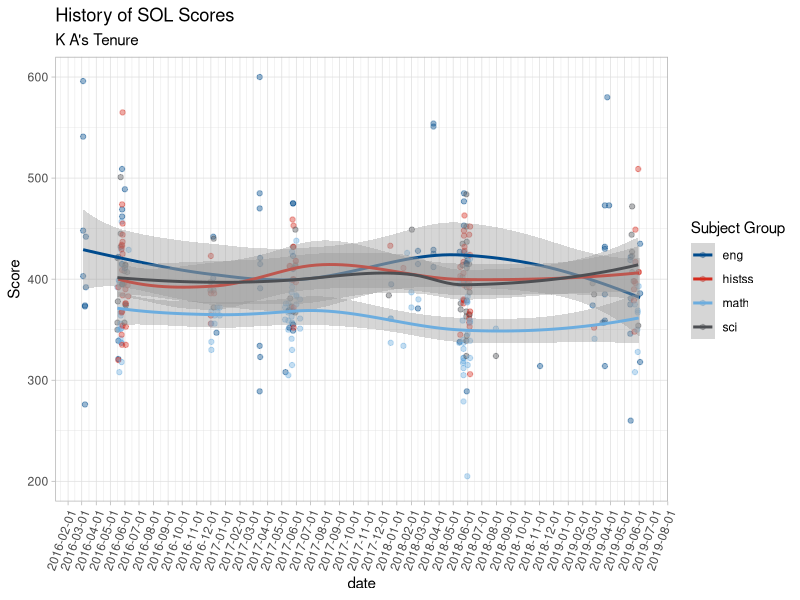
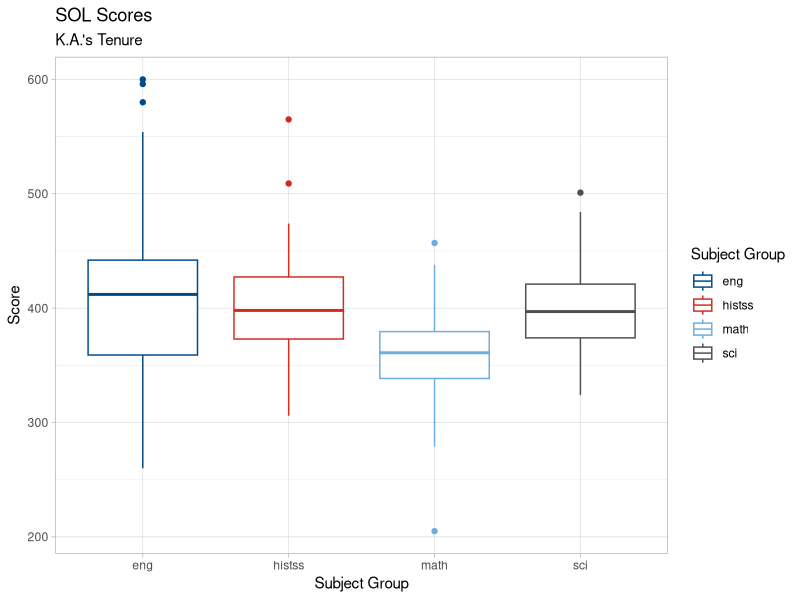
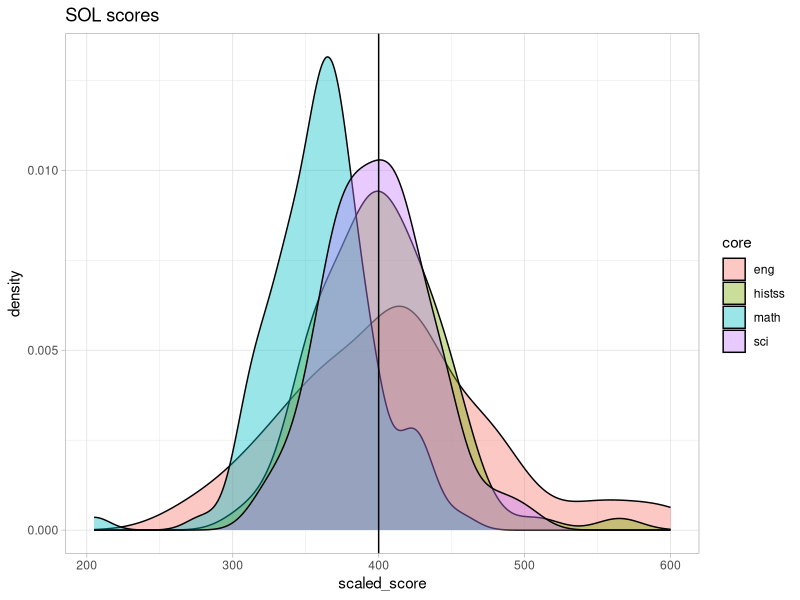
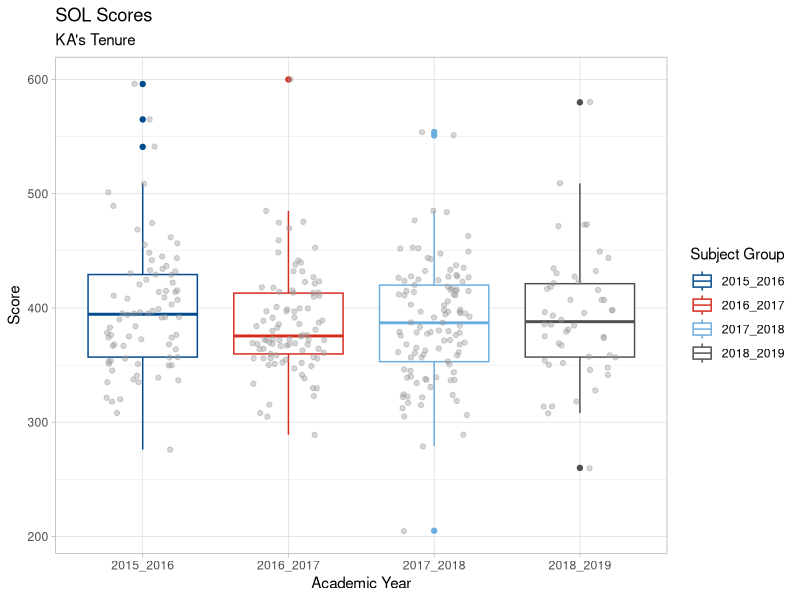
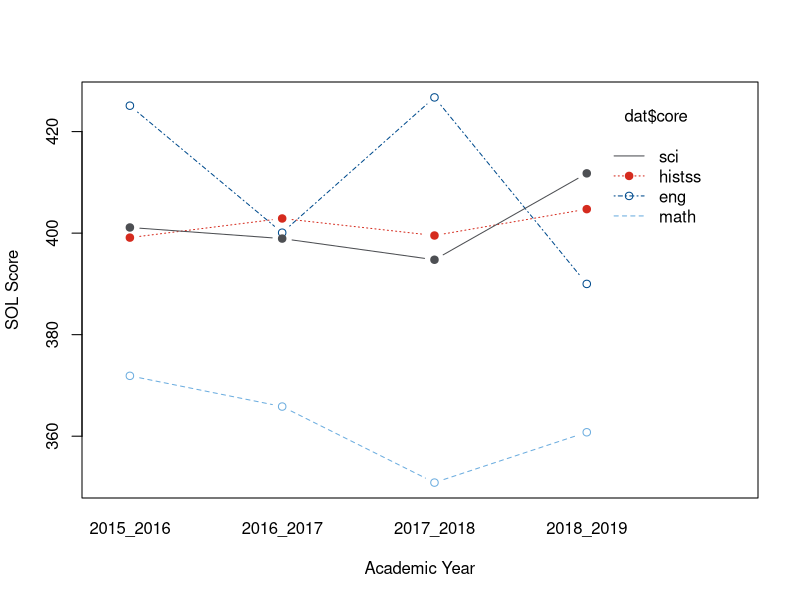

The R source for these figures, in order:
library(tidyverse)
library(readxl)
library(dplyr)
library(tibble)
library(ggplot2)
library(lubridate)
library(reshape2)
library(forcats)

inova<-c("#004b8d", "#d52b1e", "#6caddf", "#4d4f53", "#a5a5a9")
pal_inova <- function(palette = c("inova"), alpha = 1) {
    palette <- match.arg(palette)
    if (alpha > 1L | alpha <= 0L) stop("alpha must be in (0, 1]")
        raw_cols <- inova
        raw_cols_rgb <- col2rgb(raw_cols)
        alpha_cols <- rgb(
            raw_cols_rgb[1L, ], raw_cols_rgb[2L, ], raw_cols_rgb[3L, ],
            alpha = alpha * 255L, names = names(raw_cols),
            maxColorValue = 255L
        )
        scales::manual_pal(unname(alpha_cols))
        }
#' Scale Colors as inova healthsystems
#'
#' @export scale_color_inova
scale_color_inova <- function(palette = c("inova"), alpha = 1, ...) {
    palette <- match.arg(palette)
    ggplot2::discrete_scale("colour", "inova", pal_inova(palette, alpha), ...)
}
scale_colour_inova<-scale_color_inova



dat<-tribble(
~admin,~test,~core,~scaled_score,~date,
"2015_2016", "EOC Writing ", "eng", 403, "3/4/2016", 
"2015_2016", "EOC Writing ", "eng", 596, "3/4/2016", 
"2015_2016", "EOC Writing ", "eng", 541, "3/4/2016", 
"2015_2016", "EOC Writing ", "eng", 448, "3/4/2016", 
"2015_2016", "Gr 8 Writing", "eng", 373, "3/8/2016", 
"2015_2016", "Gr 8 Writing", "eng", 276, "3/8/2016", 
"2015_2016", "Gr 8 Writing", "eng", 374, "3/8/2016", 
"2015_2016", "EOC Writing ", "eng", 392, "3/10/2016", 
"2015_2016", "EOC Writing ", "eng", 442, "3/10/2016", 
"2015_2016", "Algebra I ", "math", 392, "5/16/2016", 
"2015_2016", "Gr 8 Science", "sci", 421, "5/16/2016", 
"2015_2016", "Gr 8 Science", "sci", 350, "5/16/2016", 
"2015_2016", "Gr 8 Science", "sci", 357, "5/16/2016", 
"2015_2016", "Biology ", "sci", 378, "5/17/2016", 
"2015_2016", "Gr 8 Reading ", "eng", 422, "5/18/2016", 
"2015_2016", "Gr 8 Reading ", "eng", 339, "5/18/2016", 
"2015_2016", "Gr 8 Reading ", "eng", 321, "5/18/2016", 
"2015_2016", "W Hist I ", "histss", 392, "5/18/2016", 
"2015_2016", "W Hist II ", "histss", 320, "5/18/2016", 
"2015_2016", "Algebra I ", "math", 399, "5/19/2016", 
"2015_2016", "Algebra I ", "math", 350, "5/19/2016", 
"2015_2016", "Gr 8 Math  CAT", "math", 397, "5/20/2016", 
"2015_2016", "Gr 8 Math  CAT", "math", 308, "5/20/2016", 
"2015_2016", "Algebra I ", "math", 364, "5/23/2016", 
"2015_2016", "Algebra I ", "math", 367, "5/23/2016", 
"2015_2016", "Algebra I ", "math", 351, "5/23/2016", 
"2015_2016", "Chemistry ", "sci", 501, "5/23/2016", 
"2015_2016", "Chemistry ", "sci", 445, "5/23/2016", 
"2015_2016", "Chemistry ", "sci", 432, "5/23/2016", 
"2015_2016", "PE Algebra I ", "math", 341, "5/23/2016", 
"2015_2016", "PE Algebra I ", "math", 356, "5/23/2016", 
"2015_2016", "Geometry ", "math", 351, "5/24/2016", 
"2015_2016", "Geometry ", "math", 368, "5/24/2016", 
"2015_2016", "Geometry ", "math", 337, "5/24/2016", 
"2015_2016", "Geometry ", "math", 429, "5/24/2016", 
"2015_2016", "Algebra II ", "math", 337, "5/25/2016", 
"2015_2016", "Algebra II ", "math", 318, "5/25/2016", 
"2015_2016", "Algebra II ", "math", 457, "5/25/2016", 
"2015_2016", "Algebra II ", "math", 415, "5/25/2016", 
"2015_2016", "W Hist I ", "histss", 430, "5/25/2016", 
"2015_2016", "W Hist I ", "histss", 434, "5/25/2016", 
"2015_2016", "W Hist I ", "histss", 367, "5/25/2016", 
"2015_2016", "W Hist I ", "histss", 345, "5/25/2016", 
"2015_2016", "EOC Reading ", "eng", 395, "5/26/2016", 
"2015_2016", "EOC Reading ", "eng", 415, "5/26/2016", 
"2015_2016", "EOC Reading ", "eng", 509, "5/26/2016", 
"2015_2016", "EOC Reading ", "eng", 469, "5/26/2016", 
"2015_2016", "EOC Reading ", "eng", 462, "5/26/2016", 
"2015_2016", "W Hist II ", "histss", 433, "5/26/2016", 
"2015_2016", "W Hist II ", "histss", 368, "5/26/2016", 
"2015_2016", "W Hist II ", "histss", 409, "5/26/2016", 
"2015_2016", "W Hist II ", "histss", 335, "5/26/2016", 
"2015_2016", "W Hist II ", "histss", 474, "5/26/2016", 
"2015_2016", "Biology ", "sci", 395, "5/27/2016", 
"2015_2016", "Biology ", "sci", 395, "5/27/2016", 
"2015_2016", "VA&US Hist ", "histss", 354, "5/27/2016", 
"2015_2016", "VA&US Hist ", "histss", 384, "5/27/2016", 
"2015_2016", "VA&US Hist ", "histss", 565, "5/27/2016", 
"2015_2016", "VA&US Hist ", "histss", 437, "5/27/2016", 
"2015_2016", "VA&US Hist ", "histss", 425, "5/27/2016", 
"2015_2016", "VA&US Hist ", "histss", 444, "5/27/2016", 
"2015_2016", "VA&US Hist ", "histss", 455, "5/27/2016", 
"2015_2016", "Earth Sci ", "sci", 408, "5/31/2016", 
"2015_2016", "Earth Sci ", "sci", 396, "5/31/2016", 
"2015_2016", "Earth Sci ", "sci", 357, "5/31/2016", 
"2015_2016", "EOC Reading ", "eng", 411, "6/1/2016", 
"2015_2016", "EOC Reading ", "eng", 489, "6/1/2016", 
"2015_2016", "Biology ", "sci", 414, "6/2/2016", 
"2015_2016", "Earth Sci ", "sci", 414, "6/2/2016", 
"2015_2016", "Earth Sci ", "sci", 375, "6/2/2016", 
"2015_2016", "VA&US Hist ", "histss", 376, "6/2/2016", 
"2015_2016", "VA&US Hist ", "histss", 390, "6/2/2016", 
"2015_2016", "Biology ", "sci", 374, "6/3/2016", 
"2015_2016", "W Hist II ", "histss", 353, "6/3/2016", 
"2015_2016", "W Hist II ", "histss", 376, "6/3/2016", 
"2015_2016", "W Hist II ", "histss", 335, "6/3/2016", 
"2015_2016", "Biology ", "sci", 407, "6/6/2016", 
"2015_2016", "W Hist II ", "histss", 394, "6/7/2016", 
"2015_2016", "W Hist I ", "histss", 383, "6/8/2016", 
"2015_2016", "Geometry ", "math", 429, "6/9/2016", 
"2016_2017", "Biology ", "sci", 389, "11/30/2016", 
"2016_2017", "Biology ", "sci", 397, "11/30/2016", 
"2016_2017", "VA&US Hist ", "histss", 356, "12/1/2016", 
"2016_2017", "VA&US Hist ", "histss", 364, "12/1/2016", 
"2016_2017", "W Hist II ", "histss", 423, "12/1/2016", 
"2016_2017", "W Hist II ", "histss", 386, "12/1/2016", 
"2016_2017", "Algebra I ", "math", 330, "12/2/2016", 
"2016_2017", "Algebra I ", "math", 368, "12/2/2016", 
"2016_2017", "Algebra I ", "math", 356, "12/2/2016", 
"2016_2017", "PE Algebra I ", "math", 338, "12/2/2016", 
"2016_2017", "EOC Writing", "eng", 401, "12/6/2016", 
"2016_2017", "EOC Writing", "eng", 442, "12/6/2016", 
"2016_2017", "Biology ", "sci", 389, "12/7/2016", 
"2016_2017", "Biology ", "sci", 372, "12/7/2016", 
"2016_2017", "Earth Sci ", "sci", 440, "12/7/2016", 
"2016_2017", "VA&US Hist ", "histss", 386, "12/8/2016", 
"2016_2017", "Algebra I ", "math", 356, "12/9/2016", 
"2016_2017", "PE Algebra I ", "math", 364, "12/9/2016", 
"2016_2017", "EOC Reading ", "eng", 347, "12/13/2016", 
"2016_2017", "Algebra I ", "math", 372, "12/15/2016", 
"2016_2017", "Algebra I ", "math", 368, "12/15/2016", 
"2016_2017", "Algebra I ", "math", 372, "12/20/2016", 
"2016_2017", "Algebra I ", "math", 364, "12/20/2016", 
"2016_2017", "EOC Writing", "eng", 485, "3/15/2017", 
"2016_2017", "EOC Writing", "eng", 334, "3/15/2017", 
"2016_2017", "EOC Writing", "eng", 289, "3/15/2017", 
"2016_2017", "EOC Writing", "eng", 470, "3/15/2017", 
"2016_2017", "EOC Writing", "eng", 600, "3/15/2017", 
"2016_2017", "EOC Writing", "eng", 391, "3/16/2017", 
"2016_2017", "EOC Writing", "eng", 415, "3/16/2017", 
"2016_2017", "EOC Writing", "eng", 323, "3/16/2017", 
"2016_2017", "EOC Writing", "eng", 421, "3/16/2017", 
"2016_2017", "Algebra I ", "math", 360, "5/8/2017", 
"2016_2017", "PE Algebra I ", "math", 372, "5/8/2017", 
"2016_2017", "Gr 8 Reading ", "eng", 308, "5/9/2017", 
"2016_2017", "PE Algebra I ", "math", 376, "5/10/2017", 
"2016_2017", "Algebra I ", "math", 369, "5/15/2017", 
"2016_2017", "Algebra I ", "math", 367, "5/15/2017", 
"2016_2017", "Algebra I ", "math", 376, "5/15/2017", 
"2016_2017", "Algebra I ", "math", 359, "5/15/2017", 
"2016_2017", "Algebra I ", "math", 350, "5/15/2017", 
"2016_2017", "VMAST Algebra I", "math", 305, "5/15/2017", 
"2016_2017", "VM EOC Reading", "eng", 369, "5/16/2017", 
"2016_2017", "Gr 8 Reading ", "eng", 352, "5/17/2017", 
"2016_2017", "W Hist II ", "histss", 413, "5/18/2017", 
"2016_2017", "W Hist II ", "histss", 413, "5/18/2017", 
"2016_2017", "Biology ", "sci", 381, "5/19/2017", 
"2016_2017", "Earth Sci ", "sci", 369, "5/19/2017", 
"2016_2017", "Geometry ", "math", 373, "5/19/2017", 
"2016_2017", "Algebra I ", "math", 341, "5/22/2017", 
"2016_2017", "Algebra I ", "math", 363, "5/22/2017", 
"2016_2017", "Algebra I ", "math", 387, "5/22/2017", 
"2016_2017", "Chemistry ", "sci", 373, "5/22/2017", 
"2016_2017", "Geometry ", "math", 357, "5/23/2017", 
"2016_2017", "Geometry ", "math", 356, "5/23/2017", 
"2016_2017", "Geometry ", "math", 315, "5/23/2017", 
"2016_2017", "Geometry ", "math", 392, "5/23/2017", 
"2016_2017", "Geometry ", "math", 330, "5/23/2017", 
"2016_2017", "Geometry ", "math", 427, "5/23/2017", 
"2016_2017", "Geometry ", "math", 397, "5/23/2017", 
"2016_2017", "Algebra II ", "math", 370, "5/24/2017", 
"2016_2017", "W Hist I ", "histss", 399, "5/24/2017", 
"2016_2017", "W Hist I ", "histss", 459, "5/24/2017", 
"2016_2017", "Biology ", "sci", 400, "5/25/2017", 
"2016_2017", "Biology ", "sci", 432, "5/25/2017", 
"2016_2017", "EOC Reading ", "eng", 423, "5/25/2017", 
"2016_2017", "EOC Reading ", "eng", 368, "5/25/2017", 
"2016_2017", "EOC Reading ", "eng", 355, "5/25/2017", 
"2016_2017", "EOC Reading ", "eng", 349, "5/25/2017", 
"2016_2017", "EOC Reading ", "eng", 410, "5/25/2017", 
"2016_2017", "EOC Reading ", "eng", 475, "5/25/2017", 
"2016_2017", "EOC Reading ", "eng", 475, "5/25/2017", 
"2016_2017", "VA&US Hist ", "histss", 352, "5/26/2017", 
"2016_2017", "VA&US Hist ", "histss", 372, "5/26/2017", 
"2016_2017", "VA&US Hist ", "histss", 400, "5/26/2017", 
"2016_2017", "VA&US Hist ", "histss", 411, "5/26/2017", 
"2016_2017", "VA&US Hist ", "histss", 432, "5/26/2017", 
"2016_2017", "VA&US Hist ", "histss", 453, "5/26/2017", 
"2016_2017", "Biology ", "sci", 413, "5/30/2017", 
"2016_2017", "Chemistry ", "sci", 414, "5/30/2017", 
"2016_2017", "Earth Sci ", "sci", 367, "5/30/2017", 
"2016_2017", "Earth Sci ", "sci", 449, "5/30/2017", 
"2016_2017", "VA&US Hist ", "histss", 418, "5/31/2017", 
"2016_2017", "VA&US Hist ", "histss", 397, "5/31/2017", 
"2016_2017", "W Hist I ", "histss", 418, "5/31/2017", 
"2016_2017", "Algebra I ", "math", 383, "6/1/2017", 
"2016_2017", "Geometry ", "math", 375, "6/1/2017", 
"2016_2017", "Geometry ", "math", 384, "6/1/2017", 
"2016_2017", "Geometry ", "math", 438, "6/1/2017", 
"2016_2017", "Algebra I ", "math", 351, "6/9/2017", 
"2016_2017", "Algebra II ", "math", 380, "6/9/2017", 
"2016_2017", "Geometry ", "math", 361, "6/9/2017", 
"2017_2018", "Earth Sci ", "sci", 384, "12/15/2017", 
"2017_2018", "W Hist I ", "histss", 433, "12/18/2017", 
"2017_2018", "Algebra I ", "math", 337, "12/19/2017", 
"2017_2018", "Algebra I ", "math", 361, "12/19/2017", 
"2017_2018", "Algebra I ", "math", 361, "12/19/2017", 
"2017_2018", "EOC Reading ", "eng", 395, "12/20/2017", 
"2017_2018", "Geometry ", "math", 334, "1/15/2018", 
"2017_2018", "W Hist II ", "histss", 411, "1/15/2018", 
"2017_2018", "Algebra II ", "math", 426, "1/23/2018", 
"2017_2018", "Algebra I ", "math", 372, "2/1/2018", 
"2017_2018", "Algebra I ", "math", 387, "2/1/2018", 
"2017_2018", "Chemistry ", "sci", 449, "2/2/2018", 
"2017_2018", "EOC Reading ", "eng", 371, "2/15/2018", 
"2017_2018", "EOC Reading ", "eng", 415, "2/15/2018", 
"2017_2018", "EOC Reading ", "eng", 428, "2/15/2018", 
"2017_2018", "Algebra I ", "math", 380, "2/16/2018", 
"2017_2018", "EOC Writing ", "eng", 554, "3/20/2018", 
"2017_2018", "EOC Writing ", "eng", 551, "3/20/2018", 
"2017_2018", "EOC Writing ", "eng", 412, "3/20/2018", 
"2017_2018", "EOC Writing ", "eng", 425, "3/20/2018", 
"2017_2018", "Gr 8 Writing", "eng", 429, "3/20/2018", 
"2017_2018", "Algebra I ", "math", 395, "5/14/2018", 
"2017_2018", "Geometry ", "math", 337, "5/14/2018", 
"2017_2018", "EOC Reading ", "eng", 338, "5/15/2018", 
"2017_2018", "EOC Reading ", "eng", 427, "5/15/2018", 
"2017_2018", "VA&US Hist ", "histss", 403, "5/16/2018", 
"2017_2018", "W Hist II ", "histss", 412, "5/16/2018", 
"2017_2018", "W Hist II ", "histss", 345, "5/16/2018", 
"2017_2018", "Biology ", "sci", 370, "5/17/2018", 
"2017_2018", "Biology ", "sci", 376, "5/17/2018", 
"2017_2018", "Algebra I ", "math", 397, "5/21/2018", 
"2017_2018", "Algebra I ", "math", 379, "5/21/2018", 
"2017_2018", "Algebra I ", "math", 359, "5/21/2018", 
"2017_2018", "Algebra I ", "math", 397, "5/21/2018", 
"2017_2018", "Chemistry ", "sci", 402, "5/21/2018", 
"2017_2018", "Chemistry ", "sci", 414, "5/21/2018", 
"2017_2018", "Chemistry ", "sci", 435, "5/21/2018", 
"2017_2018", "Algebra I ", "math", 317, "5/22/2018", 
"2017_2018", "Algebra II ", "math", 319, "5/23/2018", 
"2017_2018", "Algebra II ", "math", 337, "5/23/2018", 
"2017_2018", "Algebra II ", "math", 305, "5/23/2018", 
"2017_2018", "Algebra II ", "math", 331, "5/23/2018", 
"2017_2018", "Algebra II ", "math", 279, "5/23/2018", 
"2017_2018", "Algebra II ", "math", 312, "5/23/2018", 
"2017_2018", "Algebra II ", "math", 322, "5/23/2018", 
"2017_2018", "Algebra II ", "math", 322, "5/23/2018", 
"2017_2018", "Algebra II ", "math", 340, "5/23/2018", 
"2017_2018", "W Hist I ", "histss", 376, "5/23/2018", 
"2017_2018", "W Hist I ", "histss", 406, "5/23/2018", 
"2017_2018", "W Hist I ", "histss", 380, "5/23/2018", 
"2017_2018", "W Hist I ", "histss", 417, "5/23/2018", 
"2017_2018", "EOC Reading ", "eng", 485, "5/24/2018", 
"2017_2018", "EOC Reading ", "eng", 477, "5/24/2018", 
"2017_2018", "EOC Reading ", "eng", 453, "5/24/2018", 
"2017_2018", "EOC Reading ", "eng", 427, "5/24/2018", 
"2017_2018", "W Hist II ", "histss", 394, "5/24/2018", 
"2017_2018", "W Hist II ", "histss", 379, "5/24/2018", 
"2017_2018", "W Hist II ", "histss", 448, "5/24/2018", 
"2017_2018", "W Hist II ", "histss", 443, "5/24/2018", 
"2017_2018", "W Hist II ", "histss", 397, "5/24/2018", 
"2017_2018", "VA&US Hist ", "histss", 432, "5/25/2018", 
"2017_2018", "VA&US Hist ", "histss", 463, "5/25/2018", 
"2017_2018", "VA&US Hist ", "histss", 428, "5/25/2018", 
"2017_2018", "Biology ", "sci", 423, "5/29/2018", 
"2017_2018", "Biology ", "sci", 484, "5/29/2018", 
"2017_2018", "Biology ", "sci", 416, "5/29/2018", 
"2017_2018", "Biology ", "sci", 339, "5/29/2018", 
"2017_2018", "Biology ", "sci", 368, "5/29/2018", 
"2017_2018", "Biology ", "sci", 324, "5/29/2018", 
"2017_2018", "Biology ", "sci", 363, "5/29/2018", 
"2017_2018", "Biology ", "sci", 452, "5/29/2018", 
"2017_2018", "Earth Sci ", "sci", 392, "5/30/2018", 
"2017_2018", "Earth Sci ", "sci", 411, "5/30/2018", 
"2017_2018", "Earth Sci ", "sci", 416, "5/30/2018", 
"2017_2018", "Earth Sci ", "sci", 437, "5/30/2018", 
"2017_2018", "Earth Sci ", "sci", 344, "5/30/2018", 
"2017_2018", "Earth Sci ", "sci", 379, "5/30/2018", 
"2017_2018", "Gr 7 Reading CAT", "eng", 415, "5/30/2018", 
"2017_2018", "Gr 7 Reading CAT", "eng", 289, "5/30/2018", 
"2017_2018", "Gr 7 Math CAT", "math", 378, "5/31/2018", 
"2017_2018", "Gr 7 Math CAT", "math", 205, "5/31/2018", 
"2017_2018", "Gr 8 Math  CAT", "math", 377, "5/31/2018", 
"2017_2018", "EOC Reading ", "eng", 419, "6/1/2018", 
"2017_2018", "Geometry ", "math", 315, "6/1/2018", 
"2017_2018", "Geometry ", "math", 383, "6/1/2018", 
"2017_2018", "Geometry ", "math", 424, "6/1/2018", 
"2017_2018", "Geometry ", "math", 346, "6/1/2018", 
"2017_2018", "Gr 8 Read  CAT", "eng", 398, "6/1/2018", 
"2017_2018", "Gr 8 Science", "sci", 415, "6/4/2018", 
"2017_2018", "VA&US Hist ", "histss", 392, "6/4/2018", 
"2017_2018", "W Hist I ", "histss", 361, "6/4/2018", 
"2017_2018", "W Hist II ", "histss", 365, "6/4/2018", 
"2017_2018", "W Hist II ", "histss", 398, "6/4/2018", 
"2017_2018", "W Hist II ", "histss", 357, "6/4/2018", 
"2017_2018", "W Hist II ", "histss", 444, "6/4/2018", 
"2017_2018", "Biology ", "sci", 365, "6/5/2018", 
"2017_2018", "Earth Sci ", "sci", 387, "6/5/2018", 
"2017_2018", "W Hist II ", "histss", 353, "6/5/2018", 
"2017_2018", "Algebra I ", "math", 359, "6/6/2018", 
"2017_2018", "Algebra I ", "math", 339, "6/6/2018", 
"2017_2018", "Algebra I ", "math", 420, "6/6/2018", 
"2017_2018", "Algebra II ", "math", 322, "6/6/2018", 
"2017_2018", "Civics & Economics", "histss", 452, "6/6/2018", 
"2017_2018", "Geometry ", "math", 357, "6/6/2018", 
"2017_2018", "VA&US Hist ", "histss", 368, "6/6/2018", 
"2017_2018", "W Hist I ", "histss", 424, "6/6/2018", 
"2017_2018", "W Hist II ", "histss", 306, "6/6/2018", 
"2017_2018", "Biology ", "sci", 324, "7/31/2018", 
"2017_2018", "Geometry ", "math", 351, "7/31/2018", 
"2018_2019", "EOC Writing ", "eng", 314, "11/2/2018", 
"2018_2019", "Earth Sci ", "sci", 396, "2/22/2019", 
"2018_2019", "EOC Reading ", "eng", 374, "2/22/2019", 
"2018_2019", "Biology ", "sci", 385, "2/25/2019", 
"2018_2019", "W Hist II ", "histss", 352, "2/25/2019", 
"2018_2019", "Algebra I ", "math", 341, "2/26/2019", 
"2018_2019", "EOC Writing ", "eng", 357, "3/15/2019", 
"2018_2019", "EOC Writing ", "eng", 357, "3/19/2019", 
"2018_2019", "EOC Writing ", "eng", 432, "3/20/2019", 
"2018_2019", "EOC Writing ", "eng", 314, "3/20/2019", 
"2018_2019", "EOC Writing ", "eng", 359, "3/20/2019", 
"2018_2019", "EOC Writing ", "eng", 473, "3/20/2019", 
"2018_2019", "EOC Writing ", "eng", 430, "3/20/2019", 
"2018_2019", "Gr 8 Writing", "eng", 385, "3/20/2019", 
"2018_2019", "EOC Writing ", "eng", 580, "3/25/2019", 
"2018_2019", "EOC Writing ", "eng", 473, "3/29/2019", 
"2018_2019", "EOC Reading ", "eng", 375, "5/13/2019", 
"2018_2019", "EOC Reading ", "eng", 419, "5/13/2019", 
"2018_2019", "EOC Reading ", "eng", 346, "5/13/2019", 
"2018_2019", "Gr 6 Reading CAT", "eng", 260, "5/14/2019", 
"2018_2019", "Gr 7 Reading CAT", "eng", 422, "5/14/2019", 
"2018_2019", "Gr 8 Read  CAT", "eng", 381, "5/14/2019", 
"2018_2019", "Gr 8 Science", "sci", 444, "5/16/2019", 
"2018_2019", "Earth Sci ", "sci", 472, "5/17/2019", 
"2018_2019", "Earth Sci ", "sci", 407, "5/17/2019", 
"2018_2019", "Earth Sci ", "sci", 423, "5/17/2019", 
"2018_2019", "Earth Sci ", "sci", 427, "5/17/2019", 
"2018_2019", "Chemistry ", "sci", 398, "5/20/2019", 
"2018_2019", "W Hist II ", "histss", 379, "5/21/2019", 
"2018_2019", "W Hist II ", "histss", 390, "5/21/2019",
"2018_2019", "W Hist I ", "histss", 398, "5/22/2019", 
"2018_2019", "W Hist I ", "histss", 348, "5/22/2019", 
"2018_2019", "Gr 6 Math CAT", "math", 308, "5/23/2019", 
"2018_2019", "Gr 7 Math CAT", "math", 416, "5/23/2019", 
"2018_2019", "Gr 8 Math  CAT", "math", 375, "5/23/2019", 
"2018_2019", "VA&US Hist ", "histss", 417, "5/24/2019", 
"2018_2019", "VA&US Hist ", "histss", 396, "5/24/2019", 
"2018_2019", "VA&US Hist ", "histss", 449, "5/24/2019", 
"2018_2019", "Algebra I ", "math", 350, "5/28/2019", 
"2018_2019", "Algebra II ", "math", 367, "5/29/2019", 
"2018_2019", "Geometry ", "math", 328, "5/29/2019", 
"2018_2019", "Geometry ", "math", 369, "5/29/2019", 
"2018_2019", "Earth Sci ", "sci", 354, "5/30/2019", 
"2018_2019", "VA&US Hist ", "histss", 509, "5/30/2019", 
"2018_2019", "Civics & Economics", "histss", 407, "5/31/2019", 
"2018_2019", "Civics & Economics", "histss", 407, "5/31/2019", 
"2018_2019", "Geometry ", "math", 393, "5/31/2019", 
"2018_2019", "EOC Reading ", "eng", 386, "6/3/2019", 
"2018_2019", "Gr 7 Reading CAT", "eng", 318, "6/3/2019", 
"2018_2019", "Gr 8 Read  CAT", "eng", 435, "6/3/2019")  %>% 
mutate(date = mdy(date))   %>% 
mutate(core = factor(core))  %>% 
mutate(admin = factor(admin))



# dat
dat  %>% 
  count(core)
psych::describeBy(dat, group = dat$core)


dat  %>% 
ggplot(aes(x = date, y = scaled_score, color = core))  + 
# geom_jitter(alpha = 0.4, width = 0.25, height = 0.25)  +
geom_point(alpha = 0.4)+
geom_smooth() +
scale_color_inova() + 
theme_light() +
labs(title= "History of SOL Scores", 
     subtitle = "K A's Tenure",
     y = "Score", 
     x = "date", 
     color = "Subject Group"
    ) + 
scale_y_continuous(limits = c(200, 600)) +
scale_x_date(date_breaks = "1 month") +
theme(axis.text.x = element_text(angle = 70, hjust = 1))

dat  %>% 
ggplot(aes(x = core, y = scaled_score, color = core))  + 
geom_boxplot() +
scale_color_inova() + 
theme_light() +
labs(title= "SOL Scores", 
     subtitle = "K.A.'s Tenure",
     y = "Score", 
     x = "Subject Group", 
     color = "Subject Group"
    ) 


# library(ggridges)
# library(ggjoy)

anova(lm(scaled_score ~ core, data = dat))
car::leveneTest(scaled_score ~ core, data = dat)
# need heteroskedasticity-robust standard errors here.

dat  %>% 
ggplot(aes(x = scaled_score, fill = core)) + 
geom_density(alpha = 0.4)+ 
# scale_fill_inova() + 
theme_light() + 
labs(title = "SOL scores") + 
geom_vline(xintercept = 400)


dat  %>% 
ggplot(aes(x = admin, y = scaled_score, color = admin))  + 
geom_boxplot() +
scale_color_inova() + 
geom_jitter(alpha = 0.4, width = 0.25, color = "#999999") +
theme_light() +
labs(title= "SOL Scores", 
     subtitle = "KA's Tenure",
     y = "Score", 
     x = "Academic Year", 
     color = "Subject Group"
    ) 
    
dat   %>% 
    lm(scaled_score ~ admin*core, data = .)  %>% 
    summary()   
    
library(MASS)
dat   %>% 
# heteroskedasticity-robust because of 2015-2016 SY
rlm(scaled_score ~ admin*core, data = ., psi = psi.bisquare)  %>% 
summary()

# Two way anova interaction. 
# inova ANOVA!
interaction.plot(x.factor = dat$admin, trace.factor = dat$core, 
                 response = dat$scaled_score, fun = mean, 
                 type = "b", legend = TRUE, 
                 xlab = "Academic Year", ylab="SOL Score", 
                 pch=c(1,19), 
                 col = c("#004b8d", "#d52b1e", "#6caddf", "#4d4f53"))
    
